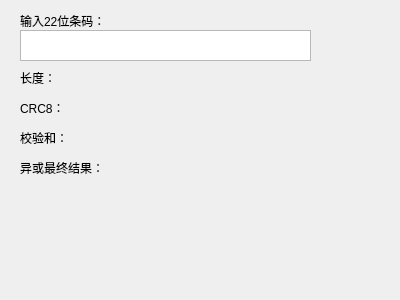
<?xml version="1.0" encoding="UTF-8"?>
<ui version="4.0">
 <class>MainWindow</class>
 <widget class="QMainWindow" name="MainWindow">
  <property name="geometry">
   <rect>
    <x>0</x>
    <y>0</y>
    <width>400</width>
    <height>300</height>
   </rect>
  </property>
  <property name="windowTitle">
   <string>MainWindow</string>
  </property>
  <widget class="QWidget" name="centralWidget">
   <widget class="QTextEdit" name="textEdit">
    <property name="geometry">
     <rect>
      <x>20</x>
      <y>30</y>
      <width>291</width>
      <height>31</height>
     </rect>
    </property>
   </widget>
   <widget class="QLabel" name="label">
    <property name="geometry">
     <rect>
      <x>20</x>
      <y>10</y>
      <width>91</width>
      <height>21</height>
     </rect>
    </property>
    <property name="text">
     <string>输入22位条码：</string>
    </property>
   </widget>
   <widget class="QLabel" name="label_2">
    <property name="geometry">
     <rect>
      <x>20</x>
      <y>70</y>
      <width>121</width>
      <height>16</height>
     </rect>
    </property>
    <property name="text">
     <string>长度：</string>
    </property>
   </widget>
   <widget class="QLabel" name="label_3">
    <property name="geometry">
     <rect>
      <x>20</x>
      <y>100</y>
      <width>91</width>
      <height>16</height>
     </rect>
    </property>
    <property name="text">
     <string>CRC8：</string>
    </property>
   </widget>
   <widget class="QLabel" name="label_4">
    <property name="geometry">
     <rect>
      <x>20</x>
      <y>130</y>
      <width>121</width>
      <height>16</height>
     </rect>
    </property>
    <property name="text">
     <string>校验和：</string>
    </property>
   </widget>
   <widget class="QLabel" name="label_5">
    <property name="geometry">
     <rect>
      <x>20</x>
      <y>160</y>
      <width>141</width>
      <height>16</height>
     </rect>
    </property>
    <property name="text">
     <string>异或最终结果：</string>
    </property>
   </widget>
  </widget>
 </widget>
 <layoutdefault spacing="6" margin="11"/>
 <resources/>
 <connections/>
</ui>
